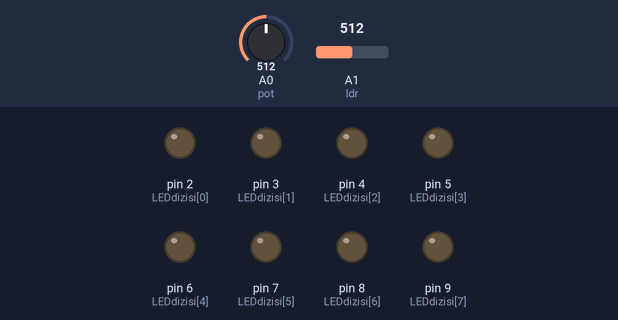
Bench run of a sketch on a simulated Arduino Uno, built with avr-gcc and run on an emulated ATmega328P. Shown: output pins drawn as LEDs (lit = HIGH). Dashed ring = blinking. The inputs (shaded band) are chosen by the test bench; at power-on: A1 (ldr) = 512, A0 (pot) = 512.

Above: at 1.2 s.
1.3 s: A1 (ldr) set to 490
At 1.79 s:
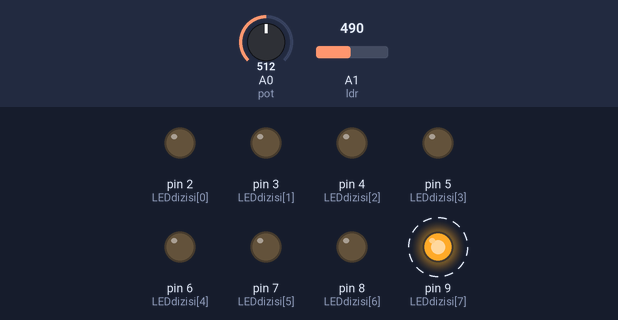
At 2.29 s:
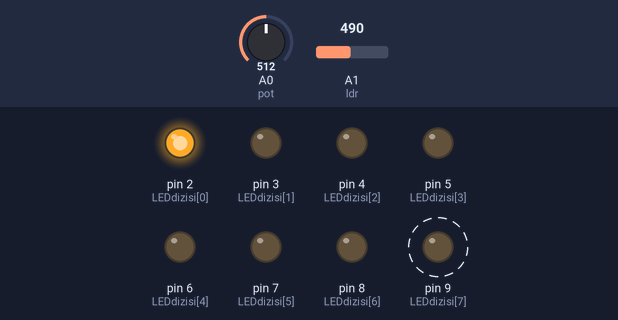
4.3 s: A0 (pot) set to 122
7.3 s: A0 (pot) set to 0
10.3 s: A0 (pot) set to 18
13.3 s: A1 (ldr) set to 510
At 14.7 s:
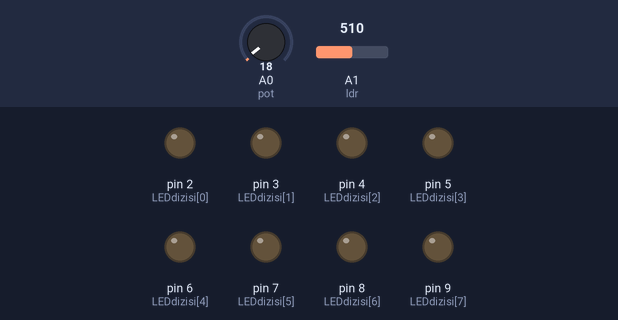
Timing chart, 0 to 16.0 s (numbered marks = the images above; inputs shaded):
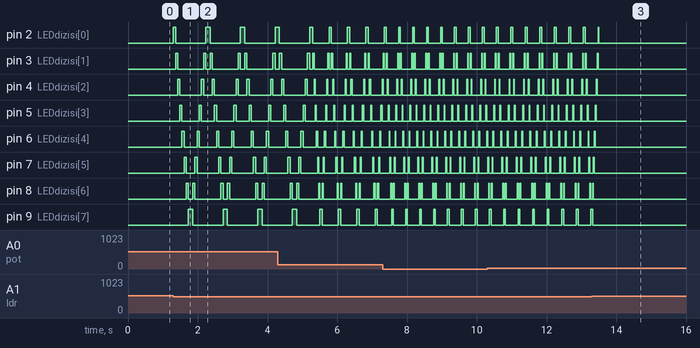

Measured:
- the behaviour switches between 500 and 499 on A1 (ldr) (found by bisection; images 0 and 1)
- after the input at 1.3 s, pin 2 (LEDdizisi[0]): LOW → HIGH at once, then repeats every 0.99 s: LOW 0.87 s, HIGH 0.12 s; pin 3 (LEDdizisi[1]): LOW → HIGH after 0.06 s, then repeats every 0.99 s: LOW 0.74 s, HIGH 0.06 s, LOW 0.12 s, HIGH 0.06 s
- after the input at 13.3 s, pin 2 (LEDdizisi[0]), pin 3 (LEDdizisi[1]), pin 4 (LEDdizisi[2]): goes on until 13.5 s, then stays LOW; pin 5 (LEDdizisi[3]), pin 6 (LEDdizisi[4]), pin 7 (LEDdizisi[5]): goes on until 13.4 s, then stays LOW; pin 8 (LEDdizisi[6]), pin 9 (LEDdizisi[7]): goes on until 13.3 s, then stays LOW

The sketch:

Kara_im_ek.ino
```cpp
const int LEDdizisi[] = {2,3,4,5,6,7,8,9};
int potdeger;
int pot = A0;
int ldr = A1;
int ldrdeger;

void setup () {
  for(int i=0; i<8 ;i++)
  { /* For dongusuyle LEDdizisi elemanlarina ulasiyoruz */
    pinMode(LEDdizisi[i], OUTPUT); /* LED pinleri cikis olarak ayarlandi */
  }

}


void loop() {
 potdeger = analogRead(pot);
 ldrdeger = analogRead(ldr);
 potdeger = map(potdeger,0,1023,25,100);


  if(ldrdeger < 500 ) {
    for(int i=0; i<8; i++){ /* Tum LEDleri sirayla 50 milisaniye yakip sonduruyoruz */
      digitalWrite(LEDdizisi[i],HIGH);
      delay(potdeger);
      digitalWrite(LEDdizisi[i],LOW);
    }

  for(int j=7;j>-1; j--)
  { /* LEDleri geri yonde 50 milisaniye yakip sonduruyoruz */
    digitalWrite(LEDdizisi[j],HIGH);
    delay(potdeger);
    digitalWrite(LEDdizisi[j], LOW);
   }
  }
 }
```
